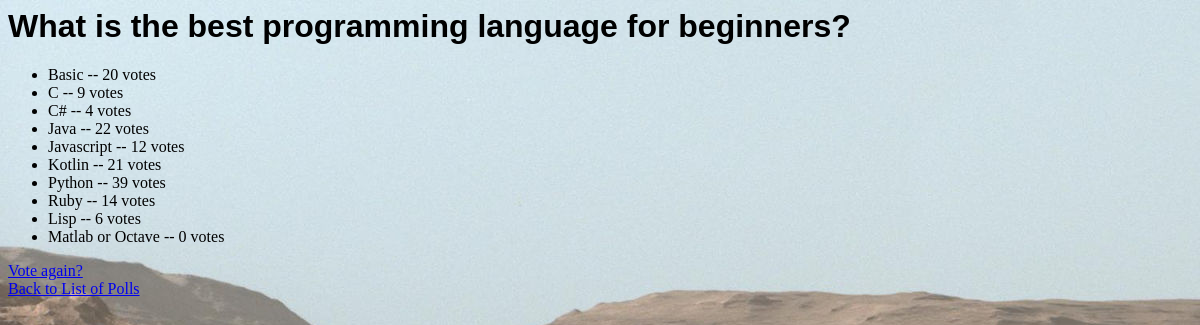
Page /polls/1/results/ on the committed database.
### polls/models.py (models this page shows, shortened)
class Question(models.Model):
    question_text = models.CharField(max_length=200)
    pub_date = models.DateTimeField('date published')
    def was_published_recently(self):
        now = timezone.now()
        return now - datetime.timedelta(days=1) <= self.pub_date <= now
    was_published_recently.admin_order_field = 'pub_date'
    was_published_recently.boolean = True
    was_published_recently.short_description = 'Published recently?'

class Choice(models.Model):
    question = models.ForeignKey(Question, on_delete=models.CASCADE)
    choice_text = models.CharField(max_length=200)
    votes = models.IntegerField(default=0)

### polls/views.py (the view)
# urls.py: path('<int:pk>/results/', views.ResultsView.as_view(), name='results'),
class ResultsView(generic.DetailView):
    model = Question
    template_name = 'polls/results.html'

### polls/templates/polls/results.html
<html>
<body>
{% load static %}
<link rel="stylesheet" type="text/css" href="{% static 'polls/style.css' %}">
<h1>{{ question.question_text }}</h1>
<ul>
{% for choice in question.choice_set.all %}
    <li>{{ choice.choice_text }} -- {{ choice.votes }} vote{{ choice.votes|pluralize }}</li>
{% endfor %}
</ul>
<a href="{% url 'polls:detail' question.id %}">Vote again?</a>
<br/>
<a href="{% url 'polls:index' %}">Back to List of Polls</a>
</body>
</html>

### polls/static/polls/style.css (style rules this page uses)
body { background: white url("images/background.jpg") no-repeat; }
h1 { font-family: Arial, Helvetica, sans-serif; font-style: normal; }

### rows in the picture
Question: question_text "What is the best programming language for beginners?"
Choice: choice_text "Basic", votes "20"
Choice: choice_text "C", votes "9"
Choice: choice_text "C#", votes "4"
Choice: choice_text "Java", votes "22"
Choice: choice_text "Javascript", votes "12"
Choice: choice_text "Kotlin", votes "21"
Choice: choice_text "Python", votes "39"
Choice: choice_text "Ruby", votes "14"
Choice: choice_text "Lisp", votes "6"
Choice: choice_text "Matlab or Octave", votes "0"
